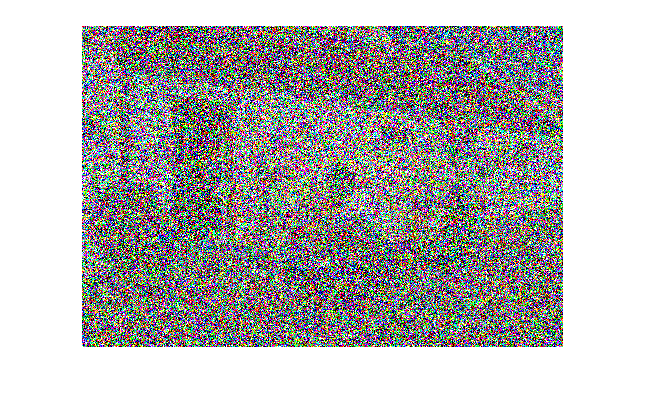
%> input picture School/CSE 102/Exam1/noise.png, 645 x 405 px
$ octave Q17.m   (GNU Octave 9; MATLAB toolbox functions it lacks are replaced by stand-ins)
%> lines starting %> are read from the running program, lines starting %| are printed output that depends on the picture
noise = imread('noise.png');
%> noise is the input picture: size 405x645x3 uint8; mean R, G, B 177.3, 176.6, 175.6
noise = rgb2gray(noise);
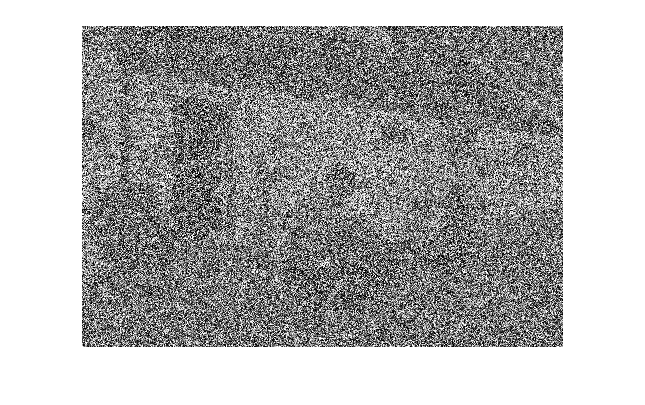
%> noise: size 405x645 uint8; min 0, max 255, mean 176.7
noise = im2double(noise);
%> noise: size 405x645 double
figure(1); imshow(noise);
filter = fspecial('disk',5);
filtered_noise = imfilter(noise,filter);
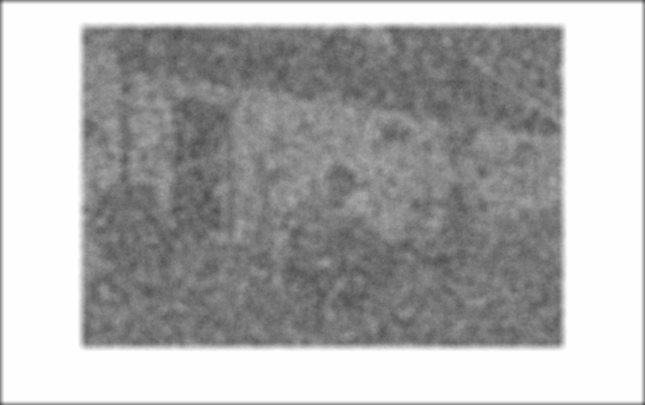
%> filtered_noise: size 405x645 double; min 0.306, max 1, mean 0.684
figure(2); imshow(filtered_noise);

$ run again, with School/CSE 102/Exam1/Albert_Einstein_Head.jpg saved as School/CSE 102/Exam1/noise.png
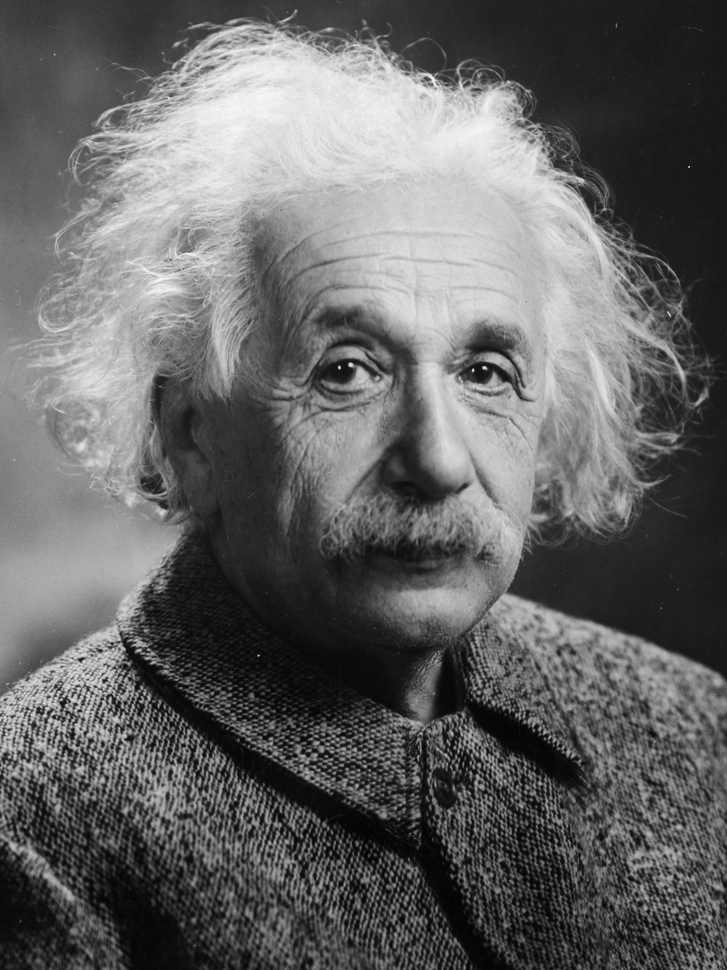
%> input picture School/CSE 102/Exam1/Albert_Einstein_Head.jpg, 727 x 970 px, shrunk from 3250 x 4333 before the run
%> noise is the input picture: size 970x727 uint8; min 2, max 248, mean 100.4
%> noise: size 970x727 double
%> `filtered_noise = imfilter(noise,filter);`:
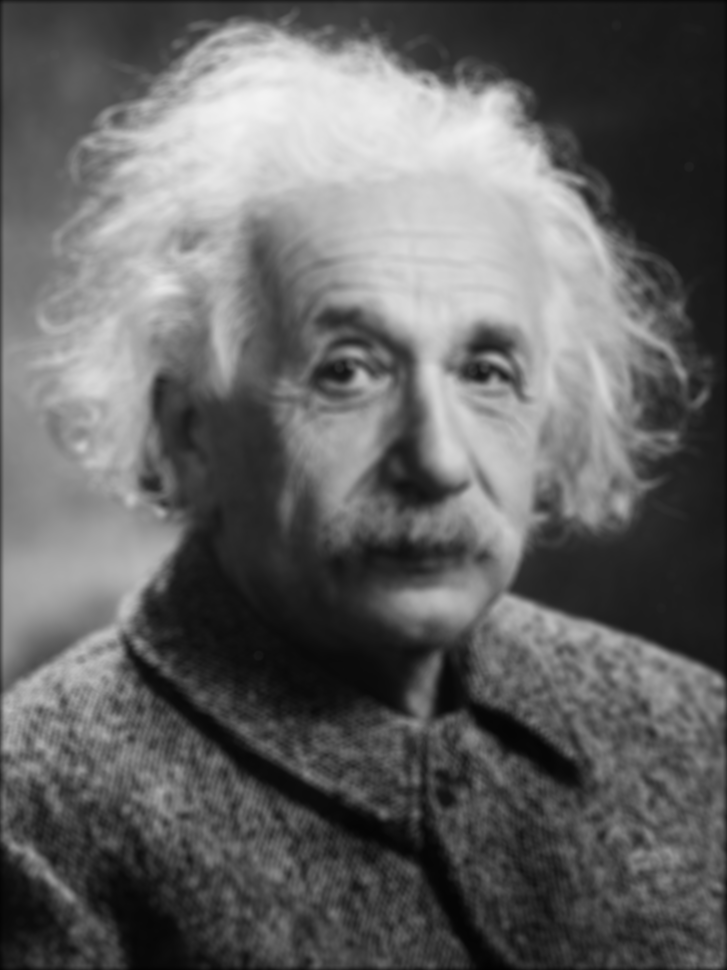
%> filtered_noise: size 970x727 double; min 0.0101, max 0.953, mean 0.392

$ run again, with School/CSE 102/Exam1/apple.jpg saved as School/CSE 102/Exam1/noise.png
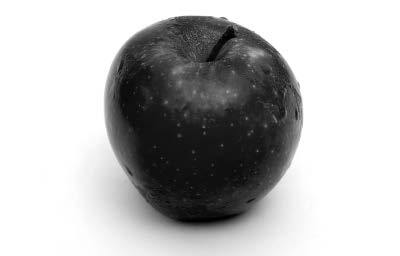
%> input picture School/CSE 102/Exam1/apple.jpg, 400 x 256 px
%> noise is the input picture: size 256x400x3 uint8; min 0, max 255, mean 185.1
%> `filtered_noise = imfilter(noise,filter);`:
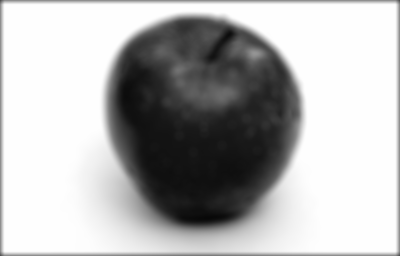
%> filtered_noise: size 256x400 double; min 0.0329, max 1, mean 0.713
